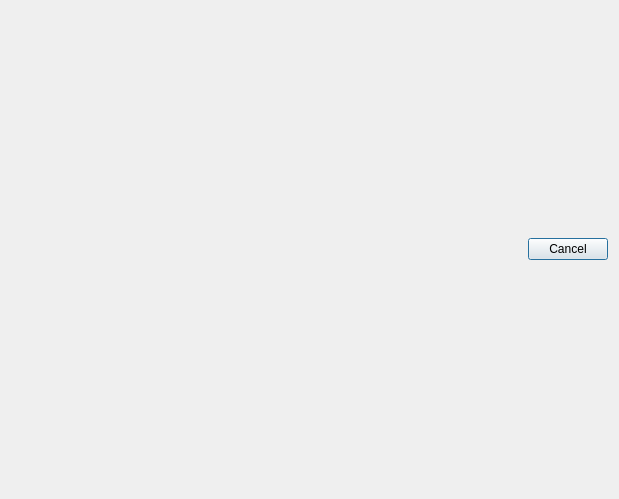
<?xml version="1.0" encoding="UTF-8"?>
<ui version="4.0">
 <class>TwilightDialog</class>
 <widget class="QDialog" name="TwilightDialog">
  <property name="geometry">
   <rect>
    <x>0</x>
    <y>0</y>
    <width>619</width>
    <height>499</height>
   </rect>
  </property>
  <property name="windowTitle">
   <string>Dialog</string>
  </property>
  <layout class="QVBoxLayout" name="verticalLayout_2" stretch="1,0">
   <item>
    <layout class="QVBoxLayout" name="verticalLayout"/>
   </item>
   <item>
    <layout class="QHBoxLayout" name="horizontalLayout">
     <item>
      <spacer name="horizontalSpacer">
       <property name="orientation">
        <enum>Qt::Horizontal</enum>
       </property>
       <property name="sizeHint" stdset="0">
        <size>
         <width>40</width>
         <height>20</height>
        </size>
       </property>
      </spacer>
     </item>
     <item>
      <widget class="QPushButton" name="pushButton">
       <property name="text">
        <string>Cancel</string>
       </property>
      </widget>
     </item>
    </layout>
   </item>
  </layout>
 </widget>
 <resources/>
 <connections/>
</ui>
